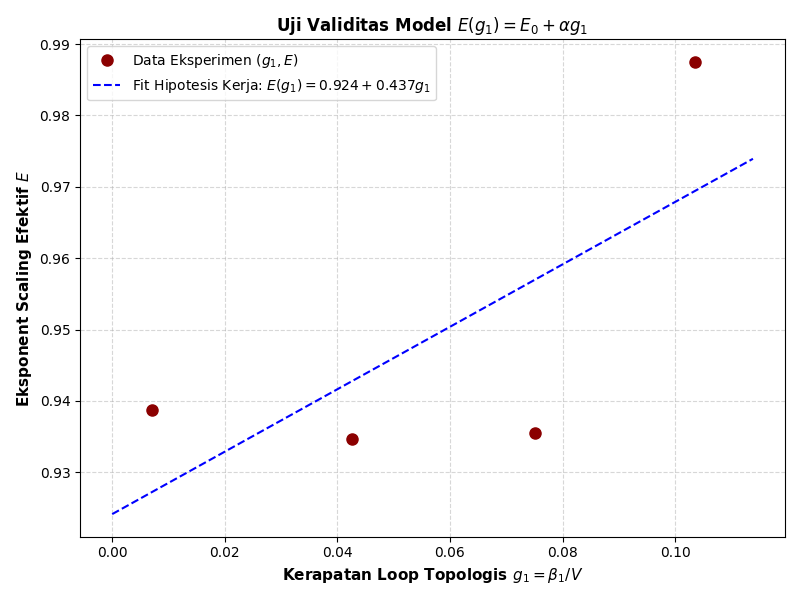

Reproduce this figure in Python.
import numpy as np
import matplotlib.pyplot as plt
import gudhi as gd
from scipy.ndimage import label, binary_dilation
from scipy.stats import linregress

def extract_cluster_metrics_and_betti(grid):
    """
    Mengekstrak Volume (V), Luas Permukaan (A), Kerapatan Loop g1 = beta1/V 
    untuk setiap klaster dalam grid.
    """
    struct_6 = np.zeros((3, 3, 3), dtype=int)
    struct_6[1, 1, :] = 1; struct_6[1, :, 1] = 1; struct_6[:, 1, 1] = 1

    labeled, num_feat = label(grid, structure=struct_6)
    clusters_data = []

    for cid in range(1, num_feat + 1):
        mask = (labeled == cid)
        v = np.sum(mask)
        if v < 20: # Filter klaster sangat kecil (efek kisi)
            continue
            
        dilated = binary_dilation(mask)
        a = np.sum(dilated & (~mask))

        # Hitung Persistensi Homologi / Betti 1 (Loop) khusus klaster ini
        # Membuat bounding box lokal agar komputasi GUDHI super cepat
        coords = np.argwhere(mask)
        min_c, max_c = coords.min(axis=0), coords.max(axis=0) + 1
        sub_grid = mask[min_c[0]:max_c[0], min_c[1]:max_c[1], min_c[2]:max_c[2]]

        cc = gd.CubicalComplex(dimensions=sub_grid.shape, top_dimensional_cells=(1 - sub_grid.astype(int)).flatten())
        p_res = cc.persistence()
        
        # Count beta_1 (dimensi 1 persistence)
        beta_1 = sum(1 for dim, (b, d) in p_res if dim == 1 and b <= 0.5)
        g_1 = beta_1 / v  # Kerapatan Loop Topologis

        clusters_data.append({'V': v, 'A': a, 'beta_1': beta_1, 'g_1': g_1})

    return clusters_data

def run_working_hypothesis_test(L=36, realizations=6):
    print("==================================================")
    print("  UJI HIPOTESIS KERJA: E(V) VS KERAPATAN LOOP g1 ")
    print("==================================================")

    p_c = 0.3116
    all_data = []

    for r in range(realizations):
        grid = (np.random.rand(L, L, L) < p_c).astype(int)
        c_data = extract_cluster_metrics_and_betti(grid)
        all_data.extend(c_data)

    # Kelompokkan data berdasarkan bin V untuk mengukur E_eff di tiap rentang g1
    volumes = np.array([d['V'] for d in all_data])
    areas = np.array([d['A'] for d in all_data])
    g1_vals = np.array([d['g_1'] for d in all_data])

    # Binning berdasarkan Kerapatan Loop g1
    bins = np.linspace(0, max(g1_vals)*0.8, 5)
    g1_centers, e_slopes = [], []

    for i in range(len(bins)-1):
        mask = (g1_vals >= bins[i]) & (g1_vals < bins[i+1])
        if np.sum(mask) >= 8:
            log_v = np.log10(volumes[mask])
            log_a = np.log10(areas[mask])
            slope, intercept, r_val, _, _ = linregress(log_v, log_a)
            
            g1_centers.append(np.mean(g1_vals[mask]))
            e_slopes.append(slope)

    # Fit Linier: E = E0 + alpha * g1
    slope_fit, intercept_fit, r_fit, _, std_err = linregress(g1_centers, e_slopes)

    print("\nHASIL FITTING MODEL FENOMENOLOGIS E = E0 + α * g1:")
    print(f"• Intercept (E0)          : {intercept_fit:.4f} (Estimasi saat g1 = 0)")
    print(f"• Koefisien Kopling (α)   : {slope_fit:.4f}")
    print(f"• Koefisien Determinasi R²: {r_fit**2:.4f}")
    print("--------------------------------------------------")

    # Visualisasi Hipotesis Kerja
    plt.figure(figsize=(8, 6))
    plt.plot(g1_centers, e_slopes, 'o', color='darkred', markersize=8, label='Data Eksperimen $(g_1, E)$')
    
    x_line = np.linspace(0, max(g1_centers)*1.1, 50)
    y_line = slope_fit * x_line + intercept_fit
    plt.plot(x_line, y_line, 'b--', label=rf'Fit Hipotesis Kerja: $E(g_1) = {intercept_fit:.3f} + {slope_fit:.3f} g_1$')

    plt.xlabel(r'Kerapatan Loop Topologis $g_1 = \beta_1 / V$', fontsize=11, fontweight='bold')
    plt.ylabel(r'Eksponent Scaling Efektif $E$', fontsize=11, fontweight='bold')
    plt.title(r'Uji Validitas Model $E(g_1) = E_0 + \alpha g_1$', fontsize=12, fontweight='bold')
    plt.grid(True, linestyle='--', alpha=0.5)
    plt.legend(fontsize=10)

    plt.tight_layout()
    plt.show()

if __name__ == "__main__":
    run_working_hypothesis_test(L=36, realizations=5)
